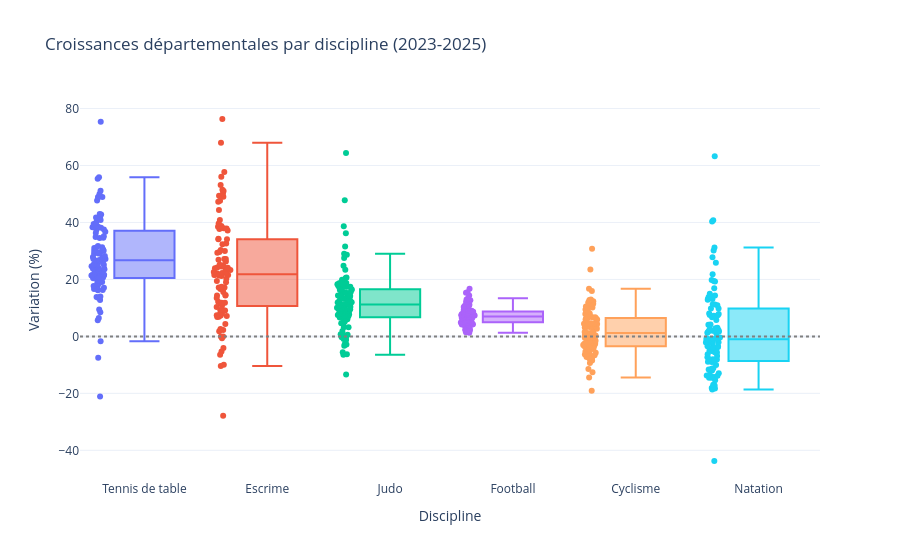

The notebook cell saved with this chart:
### Markdown cell above
## 1. Vue d'ensemble : est-ce que les grands événements font vraiment exploser les licences ?

### 1.1. Dispersion territoriale et trajectoire sur le temps long (2002-2025)

Avant de rentrer dans des cas précis, on commence par regarder comment se comporte la croissance entre 2023 et 2025 d'un département à l'autre sur nos disciplines principales, puis on replace les chiffres récents dans la série longue depuis 2002 pour voir si Paris 2024 sort vraiment du lot par rapport aux olympiades précédentes.

### Code cell
# dispersion des croissances par departement (2023-2025)
feds_dispersion = {
    "Tennis de table": CODES_CLES["FFTT"],
    "Escrime": CODES_CLES["FFE"],
    "Judo": CODES_CLES["FFJDA"],
    "Football": CODES_CLES["FFF"],
    "Cyclisme": CODES_CLES["FFC"],
    "Natation": CODES_CLES["FFN"],
}
vz.plot_boxplot_dispersion_departementale(df_licences, feds_dispersion, 2023, 2025).show()

### Figure 1 — Plotly figure (JSON) as saved in the notebook; plotly's stock layout.template omitted (floating-point values rounded to 4 significant figures; data arrays with more than 128 entries replaced by an {"elided": "..."} marker saying what was removed)
{"data": [{"alignmentgroup": "True", "boxpoints": "all", "customdata": {"elided": "100x3 mixed values"}, "hovertemplate": "Discipline=%{x}<br>Variation (%)=%{y}<br>departement=%{customdata[0]}<br>lic_deb=%{customdata[1]}<br>lic_fin=%{customdata[2]}<extra></extra>", "legendgroup": "Tennis de table", "marker": {"color": "#636efa"}, "name": "Tennis de table", "notched": false, "offsetgroup": "Tennis de table", "orientation": "v", "showlegend": true, "type": "box", "x": ["Tennis de table", "Tennis de table", "Tennis de table", "Tennis de table", "Tennis de table", "Tennis de table", "Tennis de table", "Tennis de table", "Tennis de table", "Tennis de table", "Tennis de table", "Tennis de table", "Tennis de table", "Tennis de table", "Tennis de table", "Tennis de table", "Tennis de table", "Tennis de table", "Tennis de table", "Tennis de table", "Tennis de table", "Tennis de table", "Tennis de table", "Tennis de table", "Tennis de table", "Tennis de table", "Tennis de table", "Tennis de table", "Tennis de table", "Tennis de table", "Tennis de table", "Tennis de table", "Tennis de table", "Tennis de table", "Tennis de table", "Tennis de table", "Tennis de table", "Tennis de table", "Tennis de table", "Tennis de table", "Tennis de table", "Tennis de table", "Tennis de table", "Tennis de table", "Tennis de table", "Tennis de table", "Tennis de table", "Tennis de table", "Tennis de table", "Tennis de table", "Tennis de table", "Tennis de table", "Tennis de table", "Tennis de table", "Tennis de table", "Tennis de table", "Tennis de table", "Tennis de table", "Tennis de table", "Tennis de table", "Tennis de table", "Tennis de table", "Tennis de table", "Tennis de table", "Tennis de table", "Tennis de table", "Tennis de table", "Tennis de table", "Tennis de table", "Tennis de table", "Tennis de table", "Tennis de table", "Tennis de table", "Tennis de table", "Tennis de table", "Tennis de table", "Tennis de table", "Tennis de table", "Tennis de table", "Tennis de table", "Tennis de table", "Tennis de table", "Tennis de table", "Tennis de table", "Tennis de table", "Tennis de table", "Tennis de table", "Tennis de table", "Tennis de table", "Tennis de table", "Tennis de table", "Tennis de table", "Tennis de table", "Tennis de table", "Tennis de table", "Tennis de table", "Tennis de table", "Tennis de table", "Tennis de table", "Tennis de table"], "x0": " ", "xaxis": "x", "y": [30.08, 24.63, 21.38, 55.36, 38.32, 39.24, 42.97, 21.14, 48.92, 27.68, 48.82, 41.78, 37.51, 25.16, 27.18, 30.1, 29.13, 19.42, 22.64, 20.66, 41.95, 16.67, 42.78, 22.12, 23.58, 21.35, 23.95, 25.25, 75.31, 27.87, 51.09, 34.88, 25.9, 34.61, 25.01, 39.46, 20.53, 21.61, 38.92, 31.19, 26.64, 16.28, 13.81, 16.82, 17.71, 6.487, 48.91, 25.17, -21.13, 22.82, 23.86, 14.04, 40.06, 12.75, -1.699, 5.697, 34.54, 17.03, 19.57, 20.38, 30.08, 20.79, 18.7, 30.48, 40.87, 55.84, 28.19, 37.39, 22.91, 27.2, 24.47, 19.12, 20.46, -7.503, 21.56, 38.29, 17.58, 36.71, 9.455, 16.23, 26.85, 38.62, 27.18, 38.13, 31.74, 22.48, 8.447, 29.61, 23.75, 18.49, 36.26, 29.13, 29.44, 35.19, 31.01, 31.29, 13.55, 47.7, 50.0, 38.47], "y0": " ", "yaxis": "y"}, {"alignmentgroup": "True", "boxpoints": "all", "customdata": {"elided": "96x3 mixed values"}, "hovertemplate": "Discipline=%{x}<br>Variation (%)=%{y}<br>departement=%{customdata[0]}<br>lic_deb=%{customdata[1]}<br>lic_fin=%{customdata[2]}<extra></extra>", "legendgroup": "Escrime", "marker": {"color": "#EF553B"}, "name": "Escrime", "notched": false, "offsetgroup": "Escrime", "orientation": "v", "showlegend": true, "type": "box", "x": ["Escrime", "Escrime", "Escrime", "Escrime", "Escrime", "Escrime", "Escrime", "Escrime", "Escrime", "Escrime", "Escrime", "Escrime", "Escrime", "Escrime", "Escrime", "Escrime", "Escrime", "Escrime", "Escrime", "Escrime", "Escrime", "Escrime", "Escrime", "Escrime", "Escrime", "Escrime", "Escrime", "Escrime", "Escrime", "Escrime", "Escrime", "Escrime", "Escrime", "Escrime", "Escrime", "Escrime", "Escrime", "Escrime", "Escrime", "Escrime", "Escrime", "Escrime", "Escrime", "Escrime", "Escrime", "Escrime", "Escrime", "Escrime", "Escrime", "Escrime", "Escrime", "Escrime", "Escrime", "Escrime", "Escrime", "Escrime", "Escrime", "Escrime", "Escrime", "Escrime", "Escrime", "Escrime", "Escrime", "Escrime", "Escrime", "Escrime", "Escrime", "Escrime", "Escrime", "Escrime", "Escrime", "Escrime", "Escrime", "Escrime", "Escrime", "Escrime", "Escrime", "Escrime", "Escrime", "Escrime", "Escrime", "Escrime", "Escrime", "Escrime", "Escrime", "Escrime", "Escrime", "Escrime", "Escrime", "Escrime", "Escrime", "Escrime", "Escrime", "Escrime", "Escrime", "Escrime"], "x0": " ", "xaxis": "x", "y": [34.13, 22.27, 22.52, -27.82, 22.12, 10.93, 11.81, 38.33, 29.63, 2.564, -9.942, 25.19, 14.31, 51.52, 39.62, 50.17, 1.765, 21.53, 24.23, 25.0, -6.458, 68.0, 11.79, 21.6, 49.39, 56.06, 9.259, 37.84, 14.56, 32.36, 37.14, 38.77, 19.46, 17.45, 24.51, 26.27, 16.62, 0.0, 6.829, 6.897, 37.92, 0.0, 17.14, 15.61, 47.24, 47.61, 44.39, 7.294, 30.34, 7.143, 8.0, 53.12, 24.11, 21.55, 12.2, 7.676, 23.96, 9.231, 23.27, 13.5, 32.58, 2.206, -4.11, 29.4, 22.58, 20.22, 27.14, 40.87, 10.33, 57.67, 7.436, 21.58, 18.98, 23.63, 21.21, 76.32, 22.05, 17.19, -5.333, 9.125, 51.07, 27.13, 26.92, 37.7, 34.11, 14.38, -0.6711, 11.51, 21.53, 34.3, 29.94, 21.34, 38.49, 4.348, -10.42, 49.03], "y0": " ", "yaxis": "y"}, {"alignmentgroup": "True", "boxpoints": "all", "customdata": {"elided": "100x3 mixed values"}, "hovertemplate": "Discipline=%{x}<br>Variation (%)=%{y}<br>departement=%{customdata[0]}<br>lic_deb=%{customdata[1]}<br>lic_fin=%{customdata[2]}<extra></extra>", "legendgroup": "Judo", "marker": {"color": "#00cc96"}, "name": "Judo", "notched": false, "offsetgroup": "Judo", "orientation": "v", "showlegend": true, "type": "box", "x": ["Judo", "Judo", "Judo", "Judo", "Judo", "Judo", "Judo", "Judo", "Judo", "Judo", "Judo", "Judo", "Judo", "Judo", "Judo", "Judo", "Judo", "Judo", "Judo", "Judo", "Judo", "Judo", "Judo", "Judo", "Judo", "Judo", "Judo", "Judo", "Judo", "Judo", "Judo", "Judo", "Judo", "Judo", "Judo", "Judo", "Judo", "Judo", "Judo", "Judo", "Judo", "Judo", "Judo", "Judo", "Judo", "Judo", "Judo", "Judo", "Judo", "Judo", "Judo", "Judo", "Judo", "Judo", "Judo", "Judo", "Judo", "Judo", "Judo", "Judo", "Judo", "Judo", "Judo", "Judo", "Judo", "Judo", "Judo", "Judo", "Judo", "Judo", "Judo", "Judo", "Judo", "Judo", "Judo", "Judo", "Judo", "Judo", "Judo", "Judo", "Judo", "Judo", "Judo", "Judo", "Judo", "Judo", "Judo", "Judo", "Judo", "Judo", "Judo", "Judo", "Judo", "Judo", "Judo", "Judo", "Judo", "Judo", "Judo", "Judo"], "x0": " ", "xaxis": "x", "y": [7.033, 4.595, 3.19, -6.312, 11.47, 18.72, 17.56, 6.137, 28.66, 11.21, -6.432, 20.47, 12.77, 11.87, 38.71, 6.767, 14.14, 13.6, 10.31, -2.835, 14.33, 17.64, 15.51, 8.215, 13.89, 7.976, 13.46, 14.35, -13.36, 31.56, 1.898, 11.22, 47.81, 11.98, 24.79, 15.32, 6.059, 18.32, 9.498, 28.97, 8.145, 23.42, 0.4752, -0.8934, 7.511, 17.44, -2.692, 0.7217, -5.546, 13.14, 7.304, 8.441, -0.2899, 27.54, 5.188, 9.886, 18.28, 16.33, 9.65, 12.28, 7.116, 18.63, 17.43, 19.85, 12.51, 3.228, 36.24, 18.67, 16.2, 7.785, 9.521, -3.326, 12.14, 15.48, 14.1, 64.36, 16.7, 10.91, 9.208, 18.2, 14.93, -1.276, 0.5527, 4.606, 6.635, 8.69, 14.19, 16.45, 18.69, 10.58, 5.992, 11.11, 10.36, 9.438, 9.837, 10.01, 20.66, 6.631, 16.29, -0.2832], "y0": " ", "yaxis": "y"}, {"alignmentgroup": "True", "boxpoints": "all", "customdata": {"elided": "100x3 mixed values"}, "hovertemplate": "Discipline=%{x}<br>Variation (%)=%{y}<br>departement=%{customdata[0]}<br>lic_deb=%{customdata[1]}<br>lic_fin=%{customdata[2]}<extra></extra>", "legendgroup": "Football", "marker": {"color": "#ab63fa"}, "name": "Football", "notched": false, "offsetgroup": "Football", "orientation": "v", "showlegend": true, "type": "box", "x": ["Football", "Football", "Football", "Football", "Football", "Football", "Football", "Football", "Football", "Football", "Football", "Football", "Football", "Football", "Football", "Football", "Football", "Football", "Football", "Football", "Football", "Football", "Football", "Football", "Football", "Football", "Football", "Football", "Football", "Football", "Football", "Football", "Football", "Football", "Football", "Football", "Football", "Football", "Football", "Football", "Football", "Football", "Football", "Football", "Football", "Football", "Football", "Football", "Football", "Football", "Football", "Football", "Football", "Football", "Football", "Football", "Football", "Football", "Football", "Football", "Football", "Football", "Football", "Football", "Football", "Football", "Football", "Football", "Football", "Football", "Football", "Football", "Football", "Football", "Football", "Football", "Football", "Football", "Football", "Football", "Football", "Football", "Football", "Football", "Football", "Football", "Football", "Football", "Football", "Football", "Football", "Football", "Football", "Football", "Football", "Football", "Football", "Football", "Football", "Football"], "x0": " ", "xaxis": "x", "y": [6.537, 8.504, 6.358, 9.029, 7.581, 8.433, 6.631, 5.369, 6.005, 5.226, 12.92, 5.045, 7.496, 7.63, 1.425, 9.294, 6.527, 4.903, 4.208, 9.621, 4.965, 16.75, 3.866, 9.408, 8.066, 3.794, 4.838, 8.064, 14.35, 13.4, 12.67, 7.55, 2.261, 7.026, 10.72, 7.349, 4.166, 3.076, 6.616, 4.968, 4.972, 3.727, 5.868, 4.34, 6.546, 6.005, 7.858, 8.175, 7.717, 7.757, 5.164, 4.887, 8.652, 6.769, 1.243, 10.26, 7.017, 4.109, 10.31, 6.206, 7.568, 3.791, 9.085, 7.759, 4.718, 7.08, 12.11, 6.183, 7.549, 3.43, 9.67, 4.295, 4.597, 10.65, 11.57, 8.538, 4.311, 8.656, 4.305, 5.033, 12.16, 6.997, 7.875, 11.12, 10.77, 7.358, 5.469, 2.301, 4.753, 7.906, 2.656, 8.764, 6.697, 7.542, 5.282, 5.704, 11.14, 9.126, 15.35, 15.47], "y0": " ", "yaxis": "y"}, {"alignmentgroup": "True", "boxpoints": "all", "customdata": {"elided": "100x3 mixed values"}, "hovertemplate": "Discipline=%{x}<br>Variation (%)=%{y}<br>departement=%{customdata[0]}<br>lic_deb=%{customdata[1]}<br>lic_fin=%{customdata[2]}<extra></extra>", "legendgroup": "Cyclisme", "marker": {"color": "#FFA15A"}, "name": "Cyclisme", "notched": false, "offsetgroup": "Cyclisme", "orientation": "v", "showlegend": true, "type": "box", "x": ["Cyclisme", "Cyclisme", "Cyclisme", "Cyclisme", "Cyclisme", "Cyclisme", "Cyclisme", "Cyclisme", "Cyclisme", "Cyclisme", "Cyclisme", "Cyclisme", "Cyclisme", "Cyclisme", "Cyclisme", "Cyclisme", "Cyclisme", "Cyclisme", "Cyclisme", "Cyclisme", "Cyclisme", "Cyclisme", "Cyclisme", "Cyclisme", "Cyclisme", "Cyclisme", "Cyclisme", "Cyclisme", "Cyclisme", "Cyclisme", "Cyclisme", "Cyclisme", "Cyclisme", "Cyclisme", "Cyclisme", "Cyclisme", "Cyclisme", "Cyclisme", "Cyclisme", "Cyclisme", "Cyclisme", "Cyclisme", "Cyclisme", "Cyclisme", "Cyclisme", "Cyclisme", "Cyclisme", "Cyclisme", "Cyclisme", "Cyclisme", "Cyclisme", "Cyclisme", "Cyclisme", "Cyclisme", "Cyclisme", "Cyclisme", "Cyclisme", "Cyclisme", "Cyclisme", "Cyclisme", "Cyclisme", "Cyclisme", "Cyclisme", "Cyclisme", "Cyclisme", "Cyclisme", "Cyclisme", "Cyclisme", "Cyclisme", "Cyclisme", "Cyclisme", "Cyclisme", "Cyclisme", "Cyclisme", "Cyclisme", "Cyclisme", "Cyclisme", "Cyclisme", "Cyclisme", "Cyclisme", "Cyclisme", "Cyclisme", "Cyclisme", "Cyclisme", "Cyclisme", "Cyclisme", "Cyclisme", "Cyclisme", "Cyclisme", "Cyclisme", "Cyclisme", "Cyclisme", "Cyclisme", "Cyclisme", "Cyclisme", "Cyclisme", "Cyclisme", "Cyclisme", "Cyclisme", "Cyclisme"], "x0": " ", "xaxis": "x", "y": [8.64, -5.759, -7.143, -8.283, 8.012, 9.009, 6.726, -7.728, 6.497, 23.52, -9.337, -1.95, -4.68, 4.27, -6.195, -2.269, 9.275, 6.239, -19.06, -0.501, -3.422, -2.57, -3.988, 6.681, 6.404, 7.149, 0.221, -3.21, 0.6024, -7.216, 12.3, 4.41, 4.386, 5.955, 2.712, 1.151, -14.45, 1.218, 4.498, -3.488, -6.32, 3.248, -3.496, -7.038, -4.264, -2.622, -0.4348, 30.73, 4.4, -4.117, -0.1876, 1.226, 7.865, -1.961, -3.034, 5.398, -0.565, -3.122, -11.43, 11.56, 10.05, 2.707, -3.301, 4.597, 5.965, -1.511, -12.61, 10.87, 3.442, 9.474, 3.421, -0.3021, -5.267, 16.72, 15.9, 11.48, 1.521, 1.168, 0.2743, -4.882, -6.653, -2.029, -1.529, 11.91, 3.455, 0.6763, 12.81, -8.425, 3.674, 4.639, 12.31, 3.229, 10.12, 10.51, -5.709, 12.91, -7.701, 3.322, -1.541, 3.077], "y0": " ", "yaxis": "y"}, {"alignmentgroup": "True", "boxpoints": "all", "customdata": {"elided": "100x3 mixed values"}, "hovertemplate": "Discipline=%{x}<br>Variation (%)=%{y}<br>departement=%{customdata[0]}<br>lic_deb=%{customdata[1]}<br>lic_fin=%{customdata[2]}<extra></extra>", "legendgroup": "Natation", "marker": {"color": "#19d3f3"}, "name": "Natation", "notched": false, "offsetgroup": "Natation", "orientation": "v", "showlegend": true, "type": "box", "x": ["Natation", "Natation", "Natation", "Natation", "Natation", "Natation", "Natation", "Natation", "Natation", "Natation", "Natation", "Natation", "Natation", "Natation", "Natation", "Natation", "Natation", "Natation", "Natation", "Natation", "Natation", "Natation", "Natation", "Natation", "Natation", "Natation", "Natation", "Natation", "Natation", "Natation", "Natation", "Natation", "Natation", "Natation", "Natation", "Natation", "Natation", "Natation", "Natation", "Natation", "Natation", "Natation", "Natation", "Natation", "Natation", "Natation", "Natation", "Natation", "Natation", "Natation", "Natation", "Natation", "Natation", "Natation", "Natation", "Natation", "Natation", "Natation", "Natation", "Natation", "Natation", "Natation", "Natation", "Natation", "Natation", "Natation", "Natation", "Natation", "Natation", "Natation", "Natation", "Natation", "Natation", "Natation", "Natation", "Natation", "Natation", "Natation", "Natation", "Natation", "Natation", "Natation", "Natation", "Natation", "Natation", "Natation", "Natation", "Natation", "Natation", "Natation", "Natation", "Natation", "Natation", "Natation", "Natation", "Natation", "Natation", "Natation", "Natation", "Natation"], "x0": " ", "xaxis": "x", "y": [-6.232, -8.949, -5.104, -15.38, 3.037, -11.95, 4.128, -18.69, -12.95, 10.91, 8.036, 2.241, 6.697, 7.225, -14.09, 19.41, -7.903, 1.029, -11.19, -8.97, -14.21, -1.134, -8.114, -14.53, 13.1, -4.829, 13.85, 2.285, -3.811, 40.74, -8.713, 9.757, -16.96, 1.725, -8.559, 11.15, -17.24, -8.056, -2.159, -0.7763, -1.264, 7.425, 1.969, -13.84, 5.775, -5.605, 31.16, 27.81, 63.25, -0.3576, -11.4, 21.86, 30.17, 14.32, 7.858, -14.55, 9.816, 11.3, -4.948, -6.876, -3.471, -1.036, 1.754, 13.44, -2.209, 14.09, 40.33, -10.06, -2.047, -1.662, 2.892, 2.508, -2.069, -0.6416, 16.94, -3.725, -13.7, 14.98, -2.265, 1.943, -18.12, -11.66, -3.472, -43.75, 4.176, -7.347, 19.28, -17.68, -8.862, 1.286, -13.45, 7.553, 12.83, -0.8945, 13.55, -5.62, 25.84, 13.14, -18.31, 19.79], "y0": " ", "yaxis": "y"}], "layout": {"boxmode": "overlay", "legend": {"title": {"text": "Discipline"}, "tracegroupgap": 0}, "shapes": [{"line": {"color": "gray", "dash": "dot"}, "type": "line", "x0": 0, "x1": 1, "xref": "x domain", "y0": 0, "y1": 0, "yref": "y"}], "showlegend": false, "title": {"text": "Croissances départementales par discipline (2023-2025)"}, "xaxis": {"anchor": "y", "categoryarray": ["Tennis de table", "Escrime", "Judo", "Football", "Cyclisme", "Natation"], "categoryorder": "array", "domain": [0, 1], "title": {"text": "Discipline"}}, "yaxis": {"anchor": "x", "domain": [0, 1], "title": {"text": "Variation (%)"}}}}
